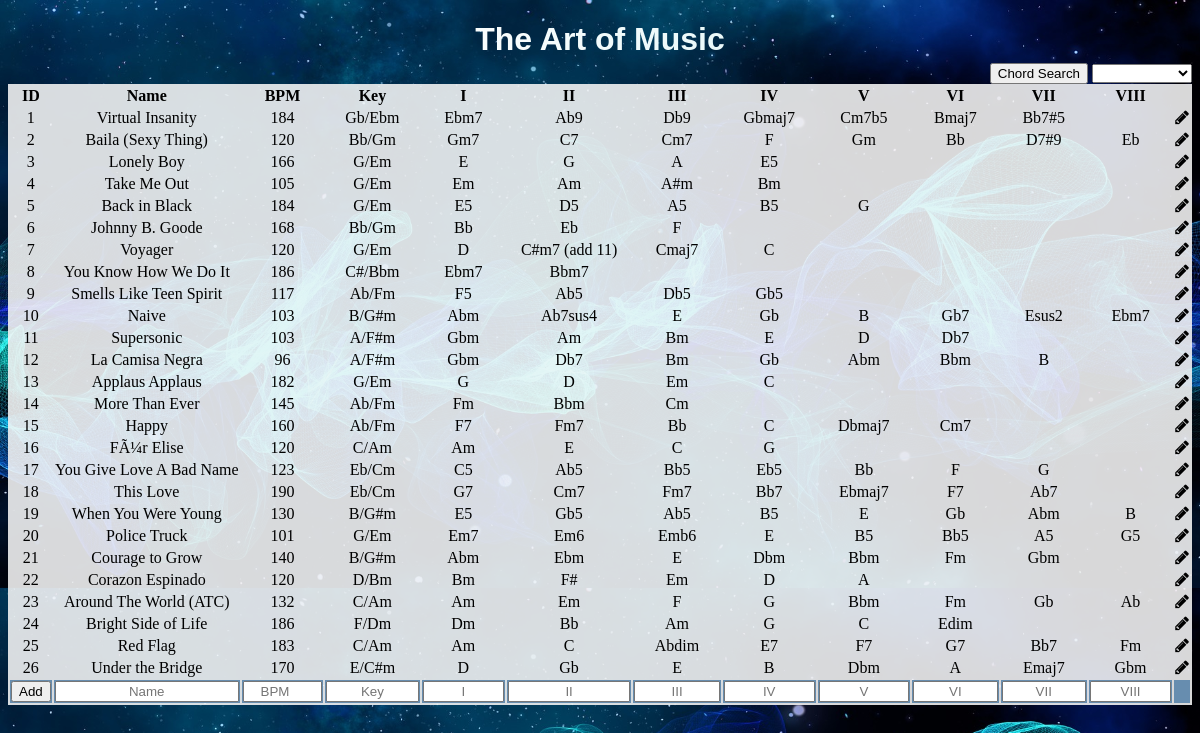
Before: / with the older database file.
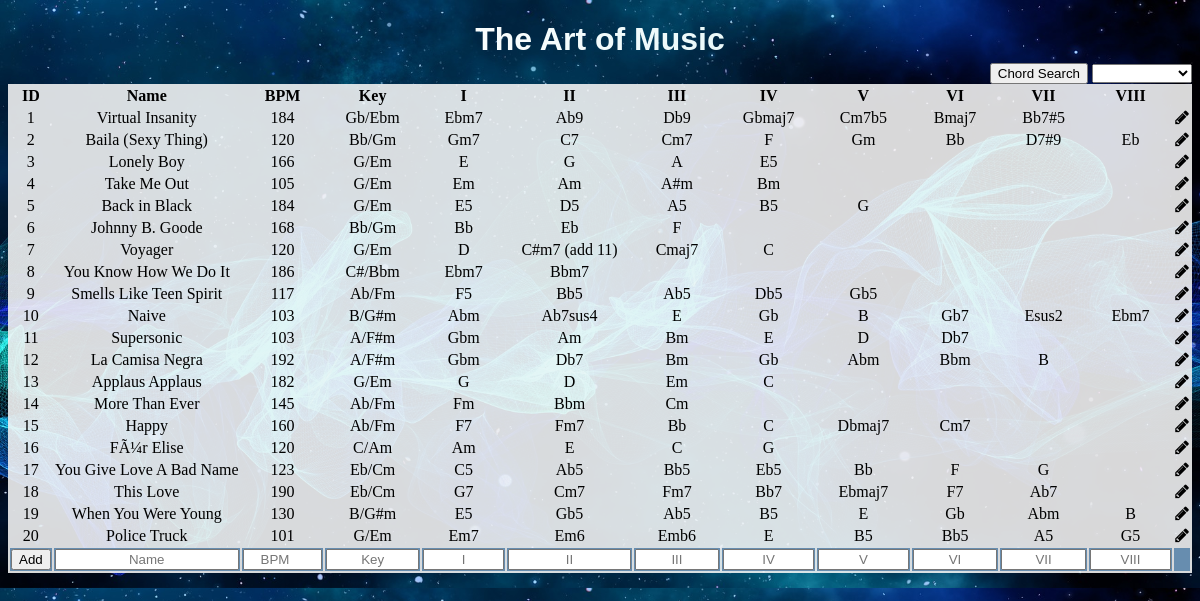
After: the same page with the newer database file.
### tables this page shows
CREATE TABLE `songs_chords` (
  `id` int(11) NOT NULL,
  `name` varchar(255) NOT NULL,
  `BPM` int(11) DEFAULT NULL,
  `Song_Key` varchar(255) DEFAULT NULL,
  `I` varchar(255) DEFAULT NULL,
  `II` varchar(255) DEFAULT NULL,
  `III` varchar(255) DEFAULT NULL,
  `IV` varchar(255) DEFAULT NULL,
  `V` varchar(255) DEFAULT NULL,
  `VI` varchar(255) DEFAULT NULL,
  `VII` varchar(255) DEFAULT NULL,
  `VIII` varchar(255) DEFAULT NULL
);

### index.php (the view, shortened to what this page needs)
<?php
include_once "database_scripts/01_database_connection.php";
?>
<!DOCTYPE html>
<html>
<head>
  <link rel="stylesheet" href="css/styles.css">
  <link rel="stylesheet" href="https://cdnjs.cloudflare.com/ajax/libs/font-awesome/4.7.0/css/font-awesome.min.css">
  <link rel="stylesheet" type="text/css" href="https://cdn.datatables.net/1.10.24/css/jquery.dataTables.css">
</head>
<body>
<h1 class="heading1">The Art of Music</h1>
<div class="wrapper">
<form action="index.php" id="chordSearch" method="POST">
  <button type="submit" name="submit">Chord Search</button>
  <select name="chords" id="chords">
  <?php
         $sql="SELECT DISTINCT I,II,III,IV,V,VI,VII,VIII FROM songs_chords;";
         $result=mysqli_query($connection,$sql);
         $resultCheck=mysqli_num_rows($result);
         $testarray=array();
         if ($resultCheck > 0) {
             while($row=mysqli_fetch_assoc($result)){
               foreach($row as $column){
                if (!in_array ( $column, $testarray)){
                  $testarray[]=$column;
                }
               }
             }
           }
        sort($testarray);
        foreach($testarray as $item){
            echo "<option>$item</option>";
        }
  ?>
  </select>
</form>
<form id="addEntryForm" action="database_scripts/02_insertData.php" method="POST">
<table id="table1" class="display">
  <thead>
    <tr>
      <th>ID</th>
      <th>Name</th>
      <th>BPM</th>
      <th>Key</th>
      <th>I</th>
      <th>II</th>
      <th>III</th>
      <th>IV</th>
      <th>V</th>
      <th>VI</th>
      <th>VII</th>
      <th>VIII</th>
      <th></th>
    </tr>
  </thead>
  <tbody id="editor">
    <?php
        if(!empty($_POST["chords"]))
        {
          $valueToSearch = $_POST['chords'];
          $sql = "SELECT * FROM `songs_chords` WHERE I='$valueToSearch' OR II='$valueToSearch' OR III='$valueToSearch' OR IV='$valueToSearch' OR V='$valueToSearch' OR VI='$valueToSearch' OR VII='$valueToSearch' OR VIII='$valueToSearch'";
        }
        else {
          $sql = "SELECT * FROM songs_chords;";
          $valueToSearch = "Shenanigans";
        }
        $result=mysqli_query($connection,$sql);
        $resultCheck=mysqli_num_rows($result);
        if ($resultCheck > 0) {
            while($row=mysqli_fetch_assoc($result)){
              echo "<tr>";
                echo "<td>" . $row["id"]. "</td>";
                echo "<td>" . $row["name"]. "</td>";
                echo "<td>" . $row["BPM"]. "</td>";
                echo "<td>" . $row["Song_Key"]. "</td>";
                if ($row["I"]== $valueToSearch){
                  echo "<td style='background-color: rgb(56, 243, 97);'>".$row["I"]."</td>";
                }
                else{
                  echo  "<td>" . $row["I"]. "</td>";
                }
                if ($row["II"]== $valueToSearch){
                  echo "<td style='background-color: rgb(56, 243, 97);'>".$row["II"]."</td>";
                }
                else{
                  echo  "<td>" . $row["II"]. "</td>";
                }
                if ($row["III"]== $valueToSearch){
                  echo "<td style='background-color: rgb(56, 243, 97);'>".$row["III"]."</td>";
                }
                else{
                  echo  "<td>" . $row["III"]. "</td>";
                }
                if ($row["IV"]== $valueToSearch){
                  echo "<td style='background-color: rgb(56, 243, 97);'>".$row["IV"]."</td>";
                }
                else{
                  echo  "<td>" . $row["IV"]. "</td>";
                }
                if ($row["V"]== $valueToSearch){
                  echo "<td style='background-color: rgb(56, 243, 97);'>".$row["V"]."</td>";
                }
                else{
                  echo  "<td>" . $row["V"]. "</td>";
                }
                if ($row["VI"]== $valueToSearch){
                  echo "<td style='background-color: rgb(56, 243, 97);'>".$row["VI"]."</td>";
                }
                else{
                  echo  "<td>" . $row["VI"]. "</td>";
                }
                if ($row["VII"]== $valueToSearch){
                  echo "<td style='background-color: rgb(56, 243, 97);'>".$row["VII"]."</td>";
                }
                else{
                  echo  "<td>" . $row["VII"]. "</td>";
                }
                if ($row["VIII"]== $valueToSearch){
                  echo "<td style='background-color: rgb(56, 243, 97);'>".$row["VIII"]."</td>";
                }
                else{
                  echo  "<td>" . $row["VIII"]. "</td>";
                }
                echo "<td class=\"td_icon\">
                        <i id=\"icon1\"class=\"fa fa-pencil\" aria-hidden=\"true\"></i>
                      </td>";
              echo "</tr>";
            }
        }
    ?>
  </tbody>
  <tfoot>
    <tr>
        <td><button id="addData" type="submit" name="addData">Add</button></td>
        <td><input type="text" id="fucker" name="name" placeholder="Name"></td>
        <td><input type="number" name="BPM" placeholder="BPM"></td>
        <td><input type="text" name="Song_Key" placeholder="Key"></td>
        <td><input type="text" name="I" placeholder="I"></td>
        <td><input type="text" name="II" placeholder="II"></td>
        <td><input type="text" name="III" placeholder="III"></td>
        <td><input type="text" name="IV" placeholder="IV"></td>
        <td><input type="text" name="V" placeholder="V"></td>
        <td><input type="text" name="VI" placeholder="VI"></td>
        <td><input type="text" name="VII" placeholder="VII"></td>
        <td><input type="text" name="VIII" placeholder="VIII"></td>
        <td></td>
    </tr>
  </tfoot>
</table>
</form>
</div>
</body>
</html>

### css/styles.css (style rules this page uses)
body { background-image: url(../img/background1.jpg); background-size: 110%; }
.heading1 { background-image:linear-gradient(90deg,red, rgb(255, 255, 255),rgb(228, 247, 248),purple); -webkit-background-clip: text; -webkit-text-fill-color: transparent; text-align: center; text-shadow: 1px black; margin-bottom:5px; font-family:Verdana, Geneva, Tahoma, sans-serif; }
#chordSearch { text-align: right; }
#chordSearch select { width: 100px; }
#table1 { white-space: nowrap; }
#table1 td { text-align:center; }
#table1 input { width:100%; box-sizing: border-box; }
table.dataTable thead, tfoot { background-color: rgb(103,141,175); }
#addEntryForm { background-color: rgba(245, 245, 245, 0.884); }
input { text-align: center; }
#icon1 { cursor: pointer; }

Changed rows visible on the page:
removed songs_chords: id "21", name "Courage to Grow", BPM "140", Song_Key "B/G#m", I "Abm", II "Ebm", III "E", IV "Dbm", V "Bbm", VI "Fm", VII "Gbm"
removed songs_chords: id "22", name "Corazon Espinado", BPM "120", Song_Key "D/Bm", I "Bm", II "F#", III "Em", IV "D", V "A"
removed songs_chords: id "23", name "Around The World (ATC)", BPM "132", Song_Key "C/Am", I "Am", II "Em", III "F", IV "G", V "Bbm", VI "Fm", VII "Gb", VIII "Ab"
removed songs_chords: id "24", name "Bright Side of Life", BPM "186", Song_Key "F/Dm", I "Dm", II "Bb", III "Am", IV "G", V "C", VI "Edim"
removed songs_chords: id "25", name "Red Flag", BPM "183", Song_Key "C/Am", I "Am", II "C", III "Abdim", IV "E7", V "F7", VI "G7", VII "Bb7", VIII "Fm"
removed songs_chords: id "26", name "Under the Bridge", BPM "170", Song_Key "E/C#m", I "D", II "Gb", III "E", IV "B", V "Dbm", VI "A", VII "Emaj7", VIII "Gbm"
changed songs_chords "Smells Like Teen Spirit": II "Ab5" → "Bb5"; III "Db5" → "Ab5"; IV "Gb5" → "Db5"; V (not shown) → "Gb5"
changed songs_chords "La Camisa Negra": BPM "96" → "192"
